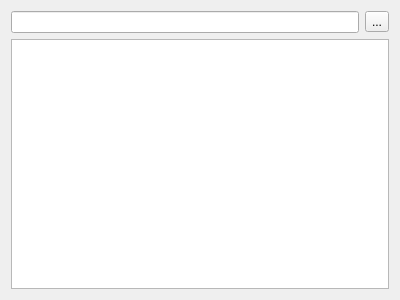
<?xml version="1.0" encoding="UTF-8"?>
<ui version="4.0">
 <class>PersonDialog</class>
 <widget class="QDialog" name="PersonDialog">
  <property name="geometry">
   <rect>
    <x>0</x>
    <y>0</y>
    <width>400</width>
    <height>300</height>
   </rect>
  </property>
  <property name="windowTitle">
   <string>Person</string>
  </property>
  <layout class="QVBoxLayout" name="verticalLayout">
   <item>
    <layout class="QHBoxLayout" name="horizontalLayout">
     <item>
      <widget class="QLineEdit" name="lineEdit"/>
     </item>
     <item>
      <widget class="QToolButton" name="toolButton">
       <property name="text">
        <string>...</string>
       </property>
      </widget>
     </item>
    </layout>
   </item>
   <item>
    <widget class="QListView" name="listView"/>
   </item>
  </layout>
 </widget>
 <resources/>
 <connections/>
</ui>
